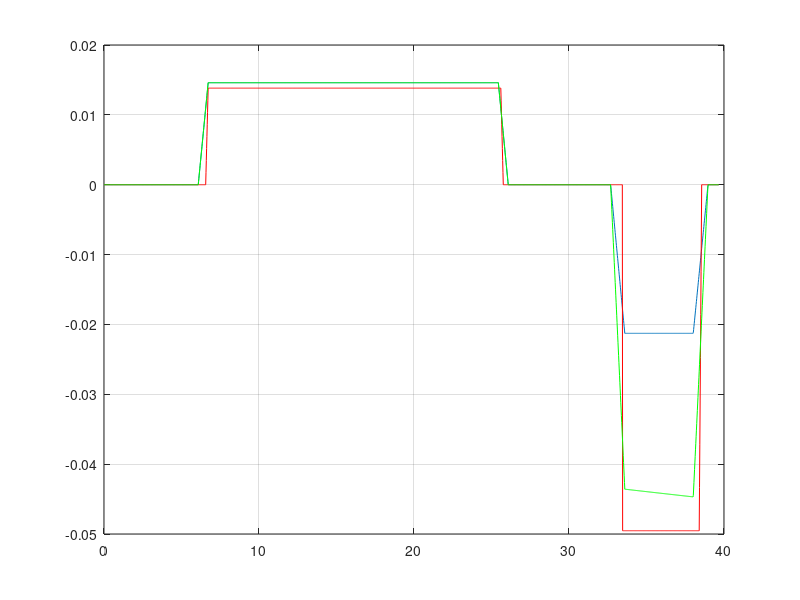
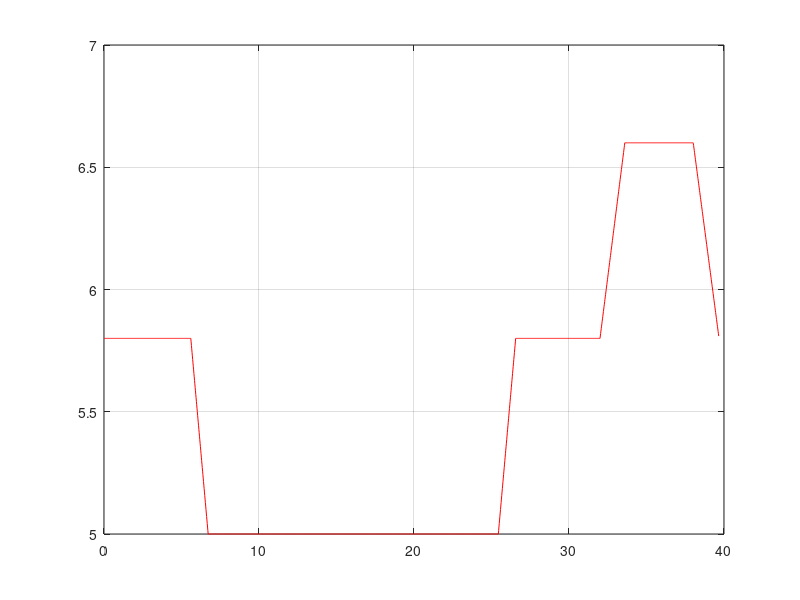
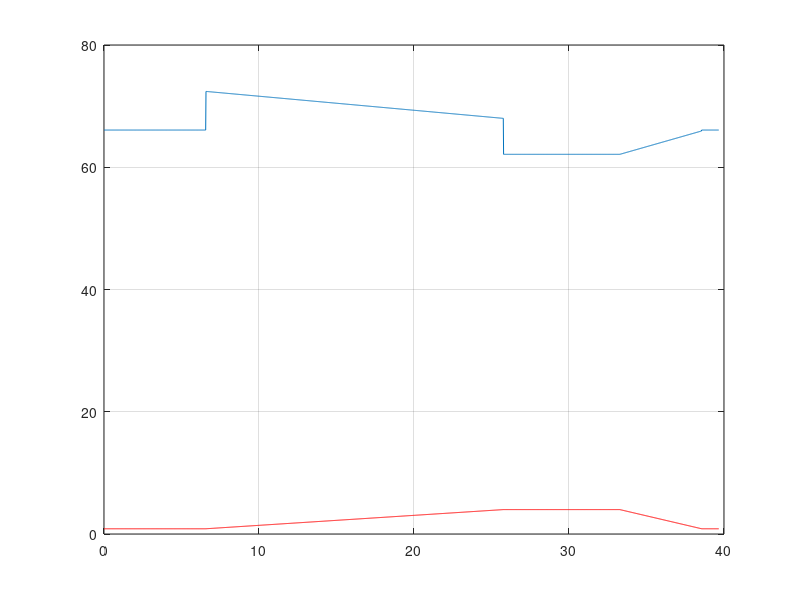

MATLAB code for these plots, in order:
close all;
clear;
%%%%%%%%%%%%%%%%%%%%%%%%%%%
%Take data from experiments
%Focus on extraction
%%%%%%%%%%%%%%%%%%%%%%%%%%%
%Time reference
dt = 16/5;
TRampUpStart_1 = 1.75*dt; %Start ramp up to extension
TRampUpFinish_1 = 2.1*dt; %Finished rump up to extension
TRampDownStart_1 = 16 + 2.95*dt; %Start ramp down at extension
TRampDownFinish_1 = 16 + 3.3*dt; %Finished ramp down at extension
TRampUpStart_2 = 32; %Start ramp up to retraction
TRampUpFinish_2 = 32 + 0.5*dt; %Finished rump up to retraction
TRampDownStart_2 = 32 + (1 + 11/12.5)*dt; %Start ramp down at retraction
TRampDownFinish_2 = 32 + (2 + 5/12.5)*dt; %Finished ramp down at retraction
%Piston travel
dx = (1141 - 1034)/5;
x_1 = 927 + 0.8*dx;
x_2 = 1141 + 3.1*dx;
x_3 = 927 + 1.3*dx;
%%%%%%%%%%%%%%%%%%%%%%%%%%%%%%%%%%%%%%%%
%Pressure A-port
dp_A = (70.941 - 63.586)/5;
pAHold_0 = 63.586 + 1.7*dp_A;
pAExtendingStart = 70.941 + dp_A; %Add friction
%pAInterExtending = 70.941;
pAExtendingFinish = 63.586 + 3*dp_A;
pAHold_1 = 63.586 - 1*dp_A;
pARetractingStart = pAHold_1;
pARetractingFinish = 63.586 + 1.6*dp_A;
%%%%%%%%%%%%%%%%%%%%%%%%%%%%%%%%%%%%%%%%
%Pressure B-port
dp_B = (3.9288 - 2.6478)/5;
pBHold_0 = 0.0865 + 3*dp_B;
pBExtendingStart = pBHold_0;
pBExtendingFinish = 3.9288 + 0.25*dp_B;
pBHold_1 = pBExtendingFinish;
pBRetractingStart = pBHold_1;
pBRetractingFinish = pBHold_0;
%%%%%%%%%%%%%%%%%%%%%%%%%%%%%%%%%%%%%%%%
%Velocities from positions
%Cylinder position
dx = (1248 - 1141)/1e3/5;
xInit_1 = 0.927 + 0.8*dx;
xFinal_1 = 1.141 + 3.1*dx;
xInit_2 = xFinal_1;
xFinal_2 = 0.927 + 1.25*dx;
%Delta times
TMotionExtendingStart = 2.05*dt;
TMotionExtendingFinish = 16 + 3.05*dt;
TRampMotion = 0.05*dt;
TMotionRetractingStart = 32 + 0.4*dt;
TMotionRetractingFinish = 32 + 2.05*dt;
DeltaT_RampUp_1 = TRampUpFinish_1 - TRampUpStart_1;
DeltaT_RampDown_1 = TRampDownFinish_1 - TRampDownStart_1;
DeltaT_RampUp_2 = TRampUpFinish_2 - TRampUpStart_2;
DeltaT_RampDown_2 = TRampDownFinish_2 - TRampDownStart_2;
%Velocities
v0_Average_Measured_1 = (xFinal_1 - xInit_1)/(TMotionExtendingFinish - TMotionExtendingStart);
v0_Max_Measured_1 = (xFinal_1 - xInit_1)/(TMotionExtendingFinish - TMotionExtendingStart - TRampMotion);
v0_Average_Measured_2 = (xFinal_2 - xInit_2)/(TMotionRetractingFinish - TMotionRetractingStart);
v0_Max_Measured_2 = (xFinal_2 - xInit_2)/(TMotionRetractingFinish - TMotionRetractingStart - TRampMotion);
%%%%%%%%%%%%%%%%%%%%%%%%%%%%%%%%%%%%%%%%
% %Spool signal
dU = (6.45 - 5.55)/9;
U_Start_1 = 5.55 + 2.5*dU;
U_Hold_1 = 5.55 - 5.5*dU;
U_End_1 = U_Start_1;
U_Start_2 = U_End_1;
U_Hold_2 = 6.45 + 1.5*dU;
U_End_2 = U_Start_2;
%%%%%%%%%%%%%%
%Cylinder data
%%%%%%%%%%%%%%
d = 100/1e3;
dR = 56/1e3;
A = pi*d^2/4;
AR = pi*dR^2/4;
Aa = A - AR;
phi = Aa/A;
%%%%%%%%%%%%%%
%Valve data
%%%%%%%%%%%%%%
Q0 = 40/6e4;
u0 = 0.8/7;
p0 = 7e5;
Kv0 = Q0/p0^0.5;
%%%%%%%%%%%%%%%%%%%%%%%%
%Steady state simulation
%%%%%%%%%%%%%%%%%%%%%%%%
t = 0;
Delta_t = 0.02;
i = 1;
while t < TRampDownFinish_2
    %%%%%%%%%%%%%%%%%%%%%%%
    %Measure voltage signal
    %%%%%%%%%%%%%%%%%%%%%%%
    if t < TRampUpStart_1
        U = U_Start_1;
    elseif t < TRampUpFinish_1
        um = (t - TRampUpStart_1)/DeltaT_RampUp_1;
        U = U_Start_1 + um*(U_Hold_1 - U_Start_1);
    elseif t < TRampDownStart_1
        U = U_Hold_1;
    elseif t < TRampDownFinish_1
        um = (t - TRampDownStart_1)/DeltaT_RampDown_1;
        U = U_End_1 + (1 - um)*(U_Hold_1 - U_End_1);
    elseif t < TRampUpStart_2
        U = U_End_1;
    elseif t < TRampUpFinish_2
        um = (t - TRampUpStart_2)/DeltaT_RampUp_2;
        U = U_Start_2 + um*(U_Hold_2 - U_Start_2);
    elseif t < TRampDownStart_2
        U = U_Hold_2;
    elseif t < TRampDownFinish_2
        um = (t - TRampDownStart_2)/DeltaT_RampDown_2;
        U = U_End_2 + (1 - um)*(U_Hold_2 - U_End_2);
    else
        U = U_End_2;
    end
    %%%%%%%%%%%%%%%%%%%%%%%%%
    %Measured velocity
    %%%%%%%%%%%%%%%%%%%%%%%%%
    if t < TMotionExtendingStart
        vMeasured = 0;
    elseif t < TMotionExtendingStart + TRampMotion
        um = (t - TMotionExtendingStart)/TRampMotion;
        vMeasured = um*v0_Max_Measured_1;
    elseif t < TMotionExtendingFinish - TRampMotion
        vMeasured = v0_Max_Measured_1;
    elseif t < TMotionExtendingFinish
        um = (t - (TMotionExtendingFinish - TRampMotion))/TRampMotion;
        vMeasured = (1 - um)*v0_Max_Measured_1;
    elseif t < TMotionRetractingStart
        vMeasured = 0;
    elseif t < TMotionRetractingStart + TRampMotion
        um = (t - TMotionRetractingStart)/TRampMotion;
        v_Measured = um*v0_Max_Measured_2;
    elseif t < TMotionRetractingFinish - TRampMotion
        vMeasured = v0_Max_Measured_2;
    elseif t < TMotionRetractingFinish
        um = (t - (TMotionRetractingFinish - TRampMotion))/TRampMotion;
        vMeasured = (1 - um)*v0_Max_Measured_2;
    else
        vMeasured = 0;
    end
    %%%%%%%%%%%%%%%%%%%%%%%
    %Measured port pressures
    %%%%%%%%%%%%%%%%%%%%%%%
    if t < TMotionExtendingStart
        pAMeasured = pAHold_0;
        pBMeasured = pBHold_0;
    elseif t < TMotionExtendingFinish
        um = (t - TMotionExtendingStart)/(TMotionExtendingFinish - TMotionExtendingStart);
        pAMeasured = pAExtendingStart + um*(pAExtendingFinish - pAExtendingStart);
        pBMeasured = pBExtendingStart + um*(pBExtendingFinish - pBExtendingStart);
    elseif t < TMotionRetractingStart
        pAMeasured = pAHold_1;
        pBMeasured = pBHold_1;
    elseif t < TMotionRetractingFinish
        um = (t - TMotionRetractingStart)/(TMotionRetractingFinish - TMotionRetractingStart);
        pAMeasured = pARetractingStart + um*(pARetractingFinish - pARetractingStart);
        pBMeasured = pBRetractingStart + um*(pBRetractingFinish - pBRetractingStart);
    else
        pAMeasured = pAHold_0;
        pBMeasured = pBHold_0;
    end
    %%%%%%%%%%%%%%%%%%%%%%%
    %Compute flow assuming
    %neutral @5.75V (assymetrical)
    %0.8/7 deadband to both sides
    %Assuming spool at correct position
    u = (5.8 - U)/3;
    if u > u0 %Extending
        Qin = (u - u0)/(1 - u0)*Q0;
        Kv = (u - u0)/(1 - u0)*Kv0;
    elseif u > -u0 %Neutral
        Qin = 0;
        Kv = 1e-10;
    else %Retracting
        Qin = -(abs(u) - u0)/(1 - u0)*Q0;
        Kv = (abs(u) - u0)/(1 - u0)*Kv0;
        Qin_ALT = -Kv*(pAMeasured*1e5)^0.5;
    end
    %Compute velocity
    if Qin >= 0
        v = Qin/A;
        v_ALT = v;
    else
        v = Qin/Aa;
        v_ALT = Qin_ALT/A;
    end
    %Save data for plotting
    t_Plot(i) = t;
    U_Plot(i) = U;
    v_Plot(i) = v;
    v_ALT_Plot(i) = v_ALT;
    pAMeasured_Plot(i) = pAMeasured;
    pBMeasured_Plot(i) = pBMeasured;
    vMeasured_Plot(i) = vMeasured;
    %Increase time and counter
    t = t + Delta_t;
    i = i + 1;
end
%Plotting
figure;
plot(t_Plot, v_Plot);
hold on;
plot(t_Plot, vMeasured_Plot, 'r');
plot(t_Plot, v_ALT_Plot, 'g');
grid;
figure;
plot(t_Plot, U_Plot, 'r');
grid;
figure;
plot(t_Plot, pAMeasured_Plot);
hold on;
plot(t_Plot, pBMeasured_Plot, 'r');
grid;

%Save data
xData = [t_Plot' U_Plot' v_Plot' v_ALT_Plot' vMeasured_Plot' pAMeasured_Plot' pBMeasured_Plot'];


dlmwrite('xData.txt', xData, 'delimiter', '\t');  % Tab-delimited text file



